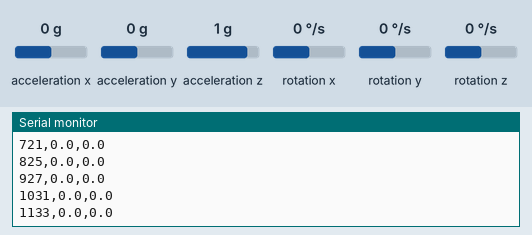
Bench run of a sketch on a simulated Arduino Uno, built with avr-gcc and run on an emulated ATmega328P. On the bench: the last lines printed to the serial monitor. Inputs (shaded band) come from the test bench; at power-on: acceleration x 0 g, acceleration y 0 g, acceleration z 1 g, rotation x 0 °/s, rotation y 0 °/s, rotation z 0 °/s.

Above: at 1.2 s.
1.3 s: acceleration x set to -1.4 g
At 1.34 s:
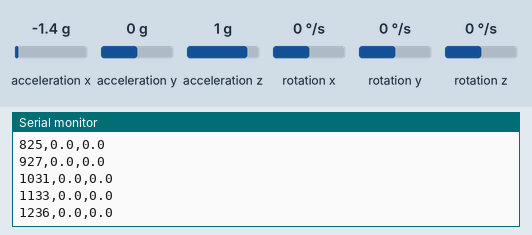
2.8 s: acceleration y set to -1.4 g
At 2.89 s:
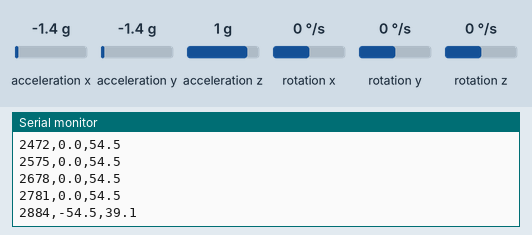
4.3 s: acceleration z set to -1.4 g
At 4.33 s:
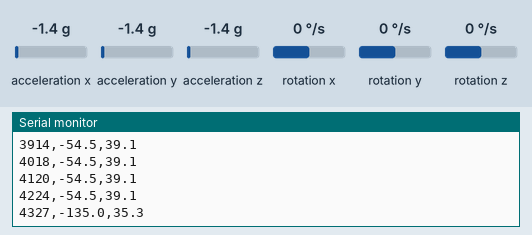
Timing chart, 0 to 7.3 s (numbered marks = the images above; inputs shaded):
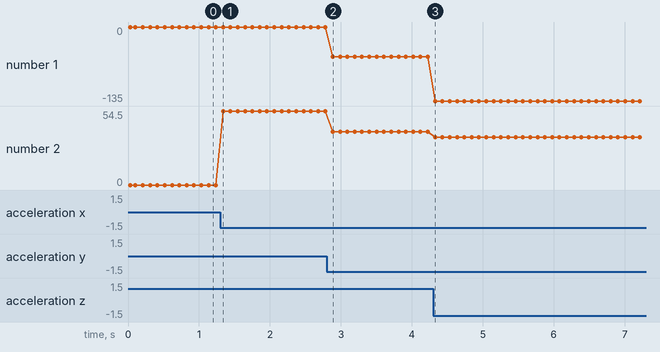

The sketch:

S1.ino
```cpp
#include <Wire.h>
#include <MPU6050.h>
#include <math.h>

// @pin SDA=A4
// @pin SCL=A5
// @baud 9600

MPU6050 mpu;
// @tunable samplingIntervalMs
int samplingIntervalMs = 100;

void setup() {
  Serial.begin(9600);
  Wire.begin();
  mpu.initialize();
  Serial.println("time_ms,roll_deg,pitch_deg");
}

void loop() {
  int16_t ax, ay, az;
  mpu.getAcceleration(&ax, &ay, &az);
  float roll = atan2((float)ay, (float)az) * 180.0 / PI;
  float pitch = atan2(-(float)ax, sqrt((float)ay * ay + (float)az * az)) * 180.0 / PI;
  Serial.print(millis());
  Serial.print(',');
  Serial.print(roll, 1);
  Serial.print(',');
  Serial.println(pitch, 1);
  delay(samplingIntervalMs);
}
```

Measured:
- after the input at 2.8 s, the serial monitor: prints a new line after 0.09 s (image 2)
- plotted number 1: 0 → -54.5 after the input at 2.8 s
- plotted number 2: 0 → 54.5 after the input at 1.3 s, 54.5 → 39.1 after the input at 2.8 s
